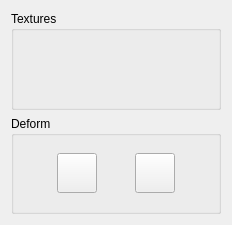
<?xml version="1.0" encoding="UTF-8"?>
<ui version="4.0">
 <class>TerrainPaletteWidget</class>
 <widget class="QWidget" name="TerrainPaletteWidget">
  <property name="geometry">
   <rect>
    <x>0</x>
    <y>0</y>
    <width>232</width>
    <height>225</height>
   </rect>
  </property>
  <property name="windowTitle">
   <string>TerrainPaletteWidget</string>
  </property>
  <layout class="QVBoxLayout" name="verticalLayout">
   <item>
    <widget class="QGroupBox" name="textures_group_box">
     <property name="maximumSize">
      <size>
       <width>214</width>
       <height>16777215</height>
      </size>
     </property>
     <property name="title">
      <string>Textures</string>
     </property>
     <layout class="QGridLayout" name="gridLayout"/>
    </widget>
   </item>
   <item>
    <widget class="QGroupBox" name="deform_group_box">
     <property name="maximumSize">
      <size>
       <width>214</width>
       <height>16777215</height>
      </size>
     </property>
     <property name="title">
      <string>Deform</string>
     </property>
     <layout class="QHBoxLayout" name="horizontalLayout">
      <item>
       <widget class="QPushButton" name="raise_button">
        <property name="minimumSize">
         <size>
          <width>40</width>
          <height>40</height>
         </size>
        </property>
        <property name="maximumSize">
         <size>
          <width>40</width>
          <height>40</height>
         </size>
        </property>
        <property name="text">
         <string/>
        </property>
        <property name="icon">
         <iconset>
          <normaloff>../icons/raise.png</normaloff>../icons/raise.png</iconset>
        </property>
        <property name="iconSize">
         <size>
          <width>32</width>
          <height>32</height>
         </size>
        </property>
       </widget>
      </item>
      <item>
       <widget class="QPushButton" name="lower_button">
        <property name="minimumSize">
         <size>
          <width>40</width>
          <height>40</height>
         </size>
        </property>
        <property name="maximumSize">
         <size>
          <width>40</width>
          <height>40</height>
         </size>
        </property>
        <property name="text">
         <string/>
        </property>
        <property name="icon">
         <iconset>
          <normaloff>../icons/lower.png</normaloff>../icons/lower.png</iconset>
        </property>
        <property name="iconSize">
         <size>
          <width>32</width>
          <height>32</height>
         </size>
        </property>
        <property name="checkable">
         <bool>false</bool>
        </property>
        <property name="checked">
         <bool>false</bool>
        </property>
       </widget>
      </item>
     </layout>
    </widget>
   </item>
  </layout>
 </widget>
 <layoutdefault spacing="6" margin="11"/>
 <resources/>
 <connections/>
</ui>
